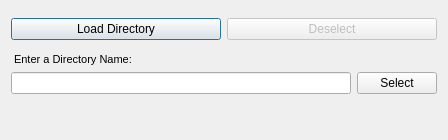
<?xml version="1.0" encoding="UTF-8"?>
<ui version="4.0">
 <class>CaptureData</class>
 <widget class="QDialog" name="CaptureData">
  <property name="geometry">
   <rect>
    <x>0</x>
    <y>0</y>
    <width>448</width>
    <height>140</height>
   </rect>
  </property>
  <property name="sizePolicy">
   <sizepolicy hsizetype="Preferred" vsizetype="Maximum">
    <horstretch>0</horstretch>
    <verstretch>0</verstretch>
   </sizepolicy>
  </property>
  <property name="windowTitle">
   <string>PointCloudProject</string>
  </property>
  <layout class="QVBoxLayout" name="verticalLayout_2">
   <item>
    <layout class="QVBoxLayout" name="verticalLayout">
     <item>
      <layout class="QHBoxLayout" name="horizontalLayout_4">
       <item>
        <widget class="QPushButton" name="LoadDir_3">
         <property name="sizePolicy">
          <sizepolicy hsizetype="Preferred" vsizetype="Maximum">
           <horstretch>0</horstretch>
           <verstretch>0</verstretch>
          </sizepolicy>
         </property>
         <property name="text">
          <string>Load Directory</string>
         </property>
        </widget>
       </item>
       <item>
        <widget class="QPushButton" name="Deselect">
         <property name="enabled">
          <bool>false</bool>
         </property>
         <property name="sizePolicy">
          <sizepolicy hsizetype="Preferred" vsizetype="Maximum">
           <horstretch>0</horstretch>
           <verstretch>0</verstretch>
          </sizepolicy>
         </property>
         <property name="text">
          <string>Deselect</string>
         </property>
        </widget>
       </item>
      </layout>
     </item>
    </layout>
   </item>
   <item>
    <layout class="QGridLayout" name="gridLayout">
     <item row="0" column="0">
      <widget class="QLabel" name="label">
       <property name="sizePolicy">
        <sizepolicy hsizetype="Preferred" vsizetype="Maximum">
         <horstretch>0</horstretch>
         <verstretch>0</verstretch>
        </sizepolicy>
       </property>
       <property name="font">
        <font>
         <family>MS Shell Dlg 2</family>
         <pointsize>8</pointsize>
        </font>
       </property>
       <property name="text">
        <string> Enter a Directory Name:</string>
       </property>
      </widget>
     </item>
     <item row="1" column="1">
      <widget class="QPushButton" name="pushButton">
       <property name="sizePolicy">
        <sizepolicy hsizetype="Preferred" vsizetype="Maximum">
         <horstretch>0</horstretch>
         <verstretch>0</verstretch>
        </sizepolicy>
       </property>
       <property name="text">
        <string>Select</string>
       </property>
      </widget>
     </item>
     <item row="1" column="0">
      <widget class="QLineEdit" name="lineEdit">
       <property name="sizePolicy">
        <sizepolicy hsizetype="Expanding" vsizetype="Maximum">
         <horstretch>0</horstretch>
         <verstretch>0</verstretch>
        </sizepolicy>
       </property>
      </widget>
     </item>
    </layout>
   </item>
   <item>
    <widget class="QLabel" name="DirText">
     <property name="enabled">
      <bool>false</bool>
     </property>
     <property name="sizePolicy">
      <sizepolicy hsizetype="Preferred" vsizetype="Maximum">
       <horstretch>0</horstretch>
       <verstretch>0</verstretch>
      </sizepolicy>
     </property>
     <property name="text">
      <string/>
     </property>
    </widget>
   </item>
  </layout>
 </widget>
 <resources/>
 <connections/>
</ui>
